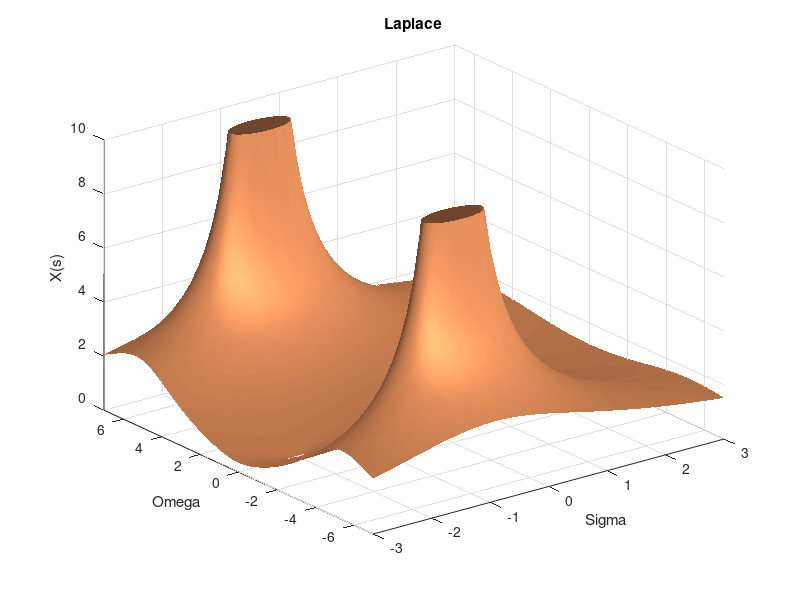

This figure's MATLAB source:
clc;
clear;
[x,y]=meshgrid(-3:0.1:3,-7:0.1:7);
s=complex(x,y);
Xs=10.*(s+2)./(s.^2+2.*s+26);
surfl(x,y,abs(Xs))
shading interp
colormap copper
axis ([-3 3 -7 7 0 10])
title('Laplace');
xlabel('Sigma')
ylabel('Omega')
zlabel('X(s)')